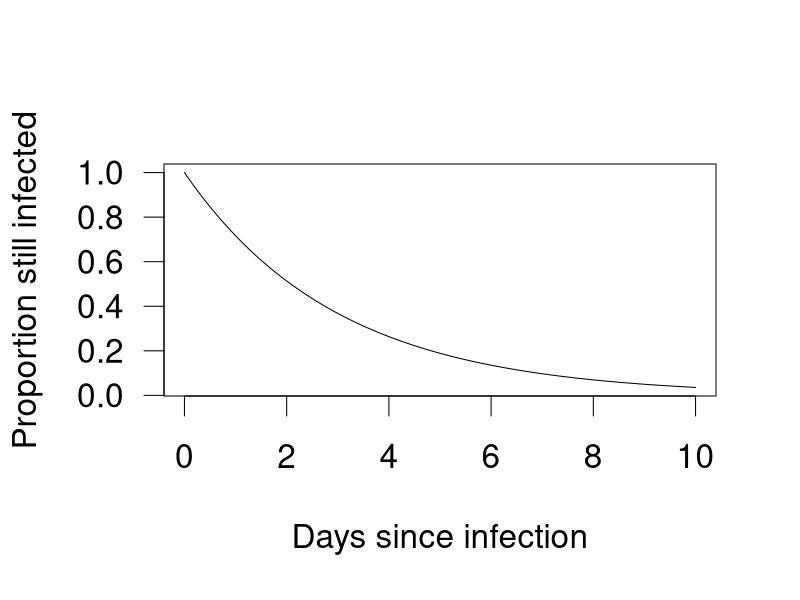
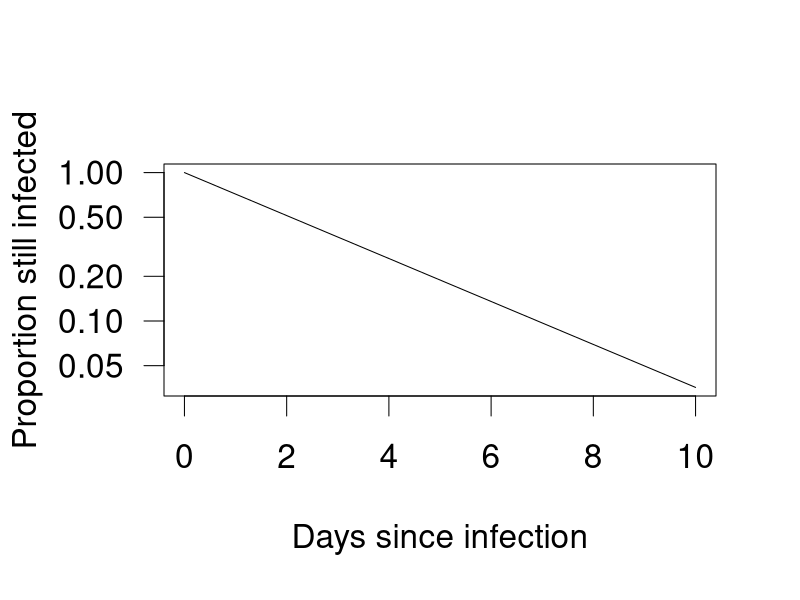

Recreate these plots in R, in order.
par(cex=2, las=1)
curve(exp(-x/3), from=0, to=10,
	xlab = "Days since infection",
	ylab = "Proportion still infected",
)

curve(exp(-x/3), from=0, to=10,
	xlab = "Days since infection",
	ylab = "Proportion still infected",
	log="y"
)
